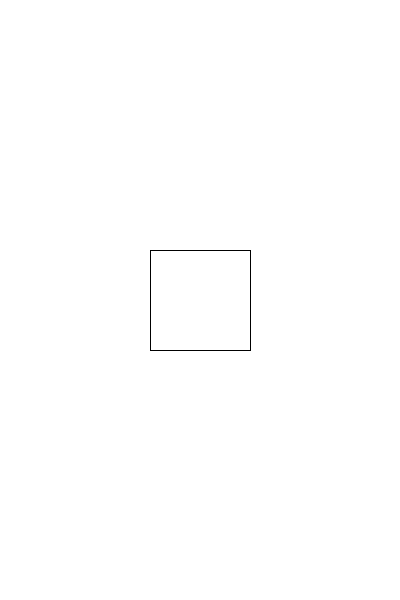
Frame 1 (no input)
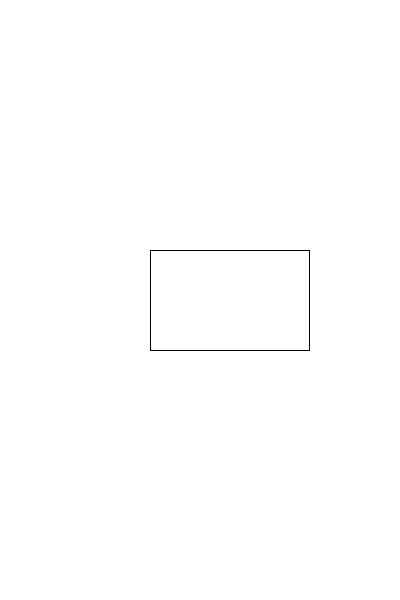
Frame 60 (the mouse pressed at the canvas centre just before this capture)
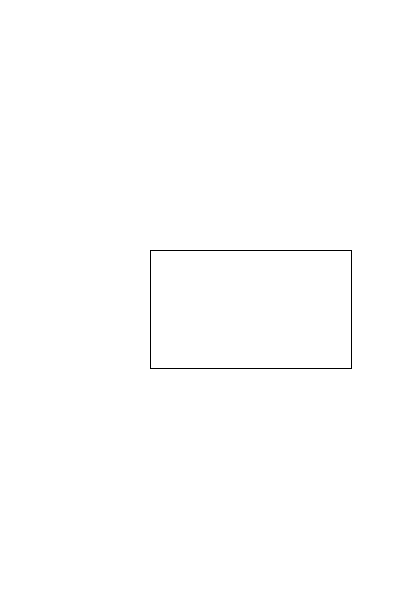
Frame 120 (the mouse held since frame 60 and released just before this capture)

The Processing sketch that drew these frames (run headless with seeded random() and noise(); from frame 60 on, the mouse is pressed at the canvas centre):

// Processing sketch: Test_animeren_lettershape
// ── Test_animeren_lettershape.pde
float x = 100;
float y = 100;
float xspeed = 1;
float yspeed = 0;

void setup() {
  size(400, 600);
}

void draw() {
  background(255);


  rect(150, 250, x, y);

  x = x + xspeed;
  y = y + yspeed;

  if (x > 200) {
    xspeed = 0;
    yspeed = 1;
  }
  if (y > 200) {
    yspeed = 0;
    xspeed = -1;
  }
  if (x < 100) {
    xspeed = 0;
    yspeed = -1;
  }
  if (y < 100) {
    yspeed = 0;
    xspeed = 1;
  }
  println(x);
}
